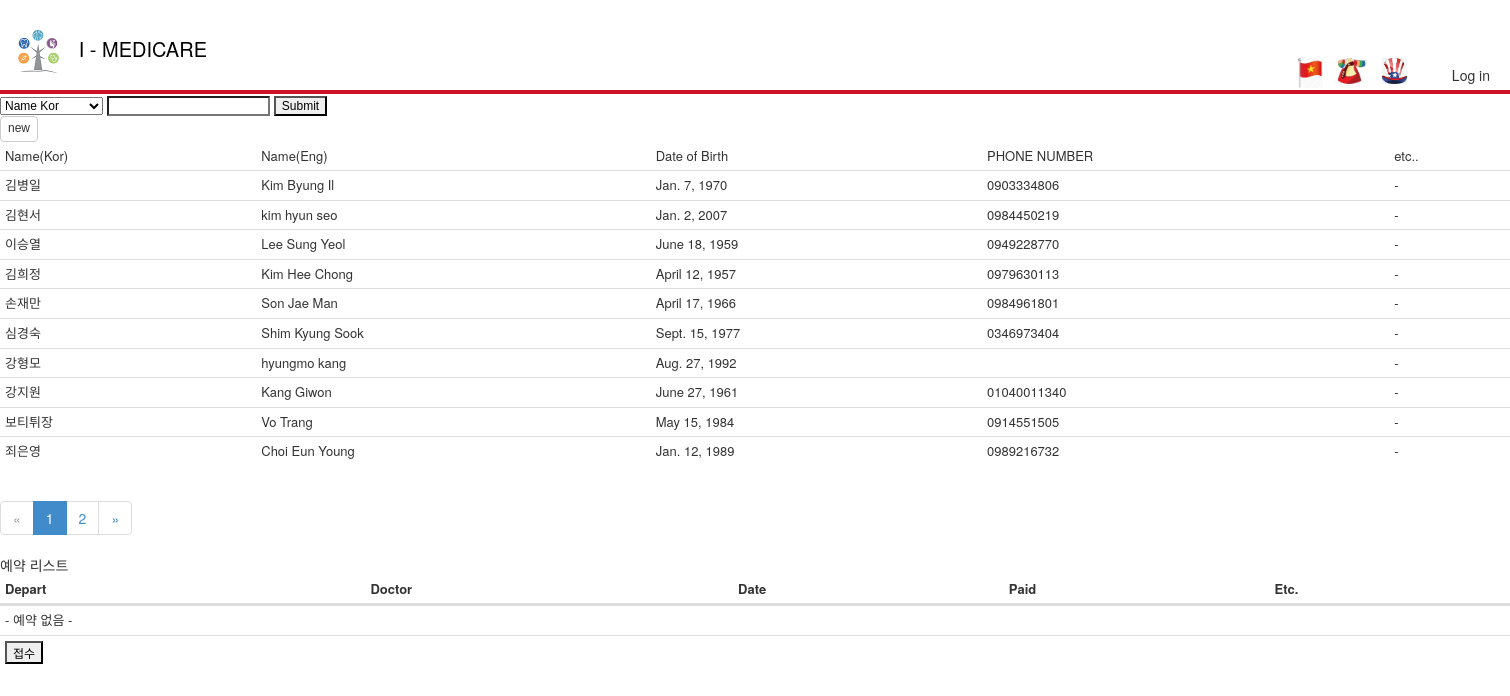
Page /receptionist/search on the committed database.
### Patient/models.py (models this page shows, shortened)
class Patient(models.Model):
    name_kor = models.CharField(
        max_length = 64,
        )
    name_eng = models.CharField(
        max_length = 64,
        )
    phone = models.CharField(
        max_length = 64,
        )
    gender = models.CharField(
        max_length = 8,
        )
    date_of_birth = models.DateField(
        blank=True,
        )
    date_registered = models.DateTimeField(
        auto_now_add=True,
        )
    address = models.CharField(
        max_length = 256,
        null=True,
        )
    past_id = models.CharField(
        null = True,
        default = None,
        max_length = 32,
        )

### Receptionist/views.py (the view)
# urls.py: path('search',views.search,name='search'),
def search(request):
    search_form = SearchPatientForm()
    page_context = 10 # 페이지 컨텐츠 갯수
    if 'search' in request.POST:
        search_form = SearchPatientForm(data = request.POST)
        if search_form.is_valid():
            category = search_form.cleaned_data['select']
            string = search_form.cleaned_data['search_input']
            kwargs = {
                    '{0}__{1}'.format(category, 'icontains'): string,
                }
            datas = Patient.objects.filter(**kwargs ).order_by("-id")
    else:
        datas = Patient.objects.all().order_by("-id")
    page = request.GET.get('page',1)
    paginator = Paginator(datas, page_context)
    try:
        paging_data = paginator.page(page)
    except PageNotAnInteger:
        paging_data = paginator.page(1)
    except EmptyPage:
        paging_data = paginator.page(paginator.num_pages)
    return render(request,
    'Receptionist/search.html',
            {
                'search': search_form,
                'datas':paging_data,
            },
        )

### Receptionist/forms.py
class SearchPatientForm(forms.Form):
    SEARCH_SEL = (
        ('name_kor',_('Name Kor')),
        ('name_eng',_('Name Eng')),
        ('date_of_birth',_('Date of Birth')),
        ('phone',_('Phone Number')),
        )
    filter = forms.ChoiceField(
        widget=forms.Select,
        choices=SEARCH_SEL,
        )
    search_input = forms.CharField(
        )

### Receptionist/templates/Receptionist/search.html (shortened to what this page needs)
﻿{% extends "app/layout.html" %}
{% load staticfiles %}
{% block content %}
<form id="signup" class="form-horizontal" method="post" action="{% url 'Receptionist:reception_search' %}" enctype="multipart/form-data">
    <div class="search">
        <div>
            {{ search.filter }}
            {{ search.search_input }}
            <input type="submit" name="search" />
        </div>
        <div class="button">
            <a href="{% url 'Receptionist:reception' %}"><input type="button" value="new" class="btn btn-default" /></a>
        </div>
        <table class="table">
            <thead class="table-primary">
                <tr>
                    <td cols="col">Name(Kor)</td>
                    <td cols="col">Name(Eng)</td>
                    <td cols="col">Date of Birth</td>
                    <td cols="col">PHONE NUMBER</td>
                    <td cols="col">etc..</td>
                </tr>
            </thead>
            <tbody>
                {% for data in datas %}
                <tr style="cursor:pointer;" id="" onclick="check_reservation({{ data.id }})">
                    <td>{{data.name_kor}}</td>
                    <td>{{data.name_eng}}</td>
                    <td>{{data.date_of_birth}}</td>
                    <td>{{data.phone}}</td>
                    <td>-</td>
                </tr>
                {% endfor %}
            </tbody>
        </table>
        {% if datas.has_other_pages %}
        <ul class = "pagination">
        {% if datas.has_previous %}
          <li><a href="?page={{ datas.previous_page_number }}">&laquo;</a></li>
        {% else %}
          <li class = "disabled"><span>&laquo;</span></li>
        {% endif %}
        {% for i in datas.paginator.page_range %}
          {% if datas.number == i %}
            <li class="active"><span>{{ i }} <span class="sr-only">(current)</span></span></li>
          {% else %}
            <li><a href="?page={{ i }}">{{ i }}</a></li>
          {% endif %}
        {% endfor %}
        {% if datas.has_next %}
            <li><a href="?page={{ datas.next_page_number }}">&raquo;</a></li>
        {% else %}
            <li class="disabled"><span>&raquo;</span></li>
        {%endif %}
        </ul>
    {%endif%}
    </div>
    <div>
        예약 리스트
        <table class="table" id="reservation_table">
            <thead>
                <tr>
                    <th>Depart</th>
                    <th>Doctor</th>
                    <th>Date</th>
                    <th>Paid</th>
                    <th>Etc.</th>
                </tr>
            </thead>
            <tbody>
            {% if reservations  %}
                {% for reserve in reservations %}
                    <tr style="cursor:pointer;" onclick="reception_reserve({{ reserve.id }})">
                        <td></td>
                        <td></td>
                        <td></td>
                        <td></td>
                        <td>-</td>
                    </tr>
                {% endfor %}
            {% else %}
                <tr>
                    <td colspan="5"> - 예약 없음 - </td>
                </tr>
            {% endif %}
                <tr>
                    <td colspan="5"><input type="submit" value="접수" /></td>
                </tr>
            </tbody>
        </table>
    </div>
</form>
    {% endblock %}

### Manage/static/css/wrapper.css (style rules this page uses)
html { margin:0; padding:0; width:100%; height:100%; }
body { min-width: 1500px; max-width: 1980px; min-height: 750px; margin: 0; padding: 0; font: 6.7px; }
body:before { overflow-x: hidden; overflow-y: auto; height: auto; display: block; padding-top: 100%; }
input, select, textarea { font: 400 12px Arial; }
th ,td { font-size: 13px; }
.table { margin-bottom: 15px; }
.table thead > tr > th, .table tbody > tr > th, .table tfoot > tr > th, .table thead > tr > td, .table tbody > tr > td, .table tfoot > tr > td { padding: 5px; border-top: 1px solid #ddd; }
.table thead > tr > th { border-bottom: 0.4vh solid #ddd; }
.btn { padding: 3.5px 7px; font-size: 12px; }

### rows in the picture
Patient: name_kor "김병일", name_eng "Kim Byung Il", date_of_birth "Jan. 7, 1970", phone "0903334806"
Patient: name_kor "김현서", name_eng "kim hyun seo", date_of_birth "Jan. 2, 2007", phone "0984450219"
Patient: name_kor "이승열", name_eng "Lee Sung Yeol", date_of_birth "June 18, 1959", phone "0949228770"
Patient: name_kor "김희정", name_eng "Kim Hee Chong", date_of_birth "April 12, 1957", phone "0979630113"
Patient: name_kor "손재만", name_eng "Son Jae Man", date_of_birth "April 17, 1966", phone "0984961801"
Patient: name_kor "심경숙", name_eng "Shim Kyung Sook", date_of_birth "Sept. 15, 1977", phone "0346973404"
Patient: name_kor "강형모", name_eng "hyungmo kang", date_of_birth "Aug. 27, 1992"
Patient: name_kor "강지원", name_eng "Kang Giwon", date_of_birth "June 27, 1961", phone "01040011340"
Patient: name_kor "보티튀장", name_eng "Vo Trang", date_of_birth "May 15, 1984", phone "0914551505"
Patient: name_kor "죄은영", name_eng "Choi Eun Young", date_of_birth "Jan. 12, 1989", phone "0989216732"

### other values in the picture
{{ i }} "1"
{{ i }} "2"
